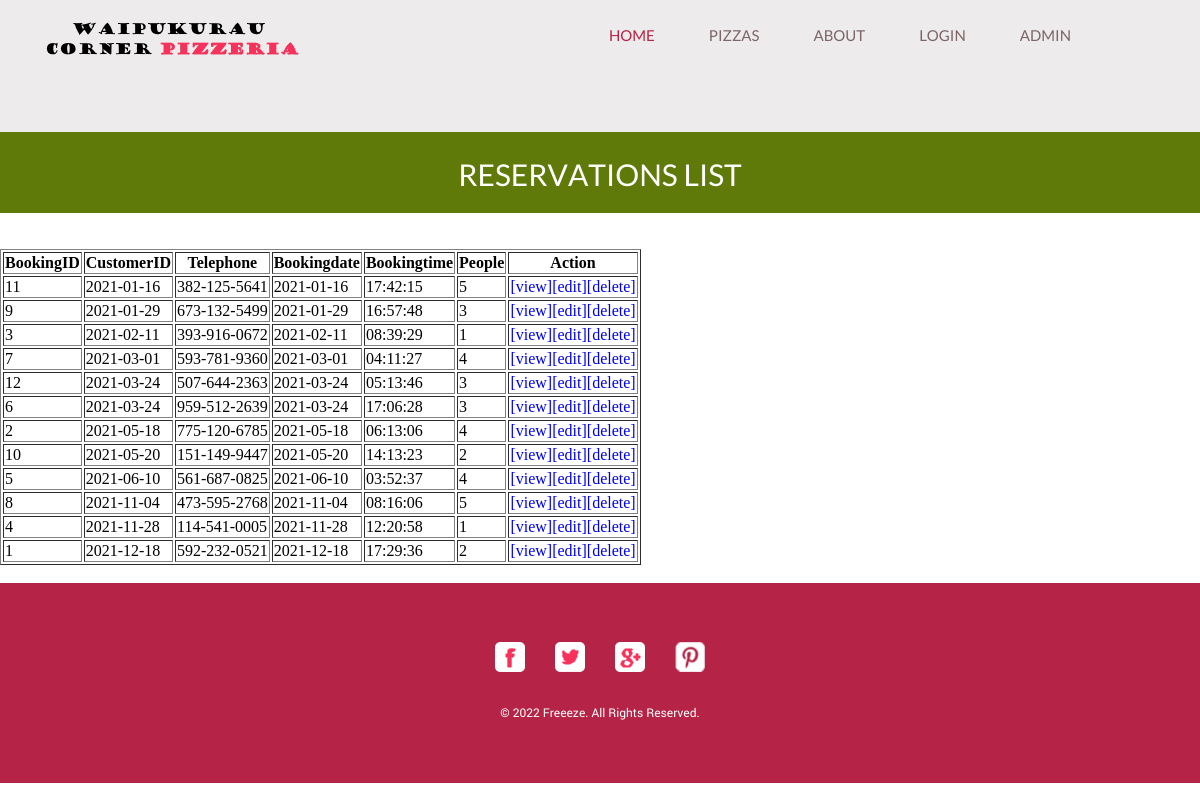
Page /listbooking.php (signed in) on the committed database.
### tables this page shows
CREATE TABLE IF NOT EXISTS booking (
  bookingID int unsigned NOT NULL auto_increment,
  customerID int unsigned NOT NULL,
  telephone varchar(14) NOT NULL,
  bookingdate date,
  bookingtime time,
  people int default 1,
  PRIMARY KEY (bookingID)
) AUTO_INCREMENT=1;

### listbooking.php (the view, shortened to what this page needs)
<?php
include "header.php";
include "menu.php";
$DBC = mysqli_connect(DBHOST, DBUSER, DBPASSWORD, DBDATABASE);
$query = 'SELECT bookingID,customerID,telephone,bookingdate,bookingtime,people FROM booking ORDER BY bookingdate';
$result = mysqli_query($DBC, $query);
$rowcount = mysqli_num_rows($result);
?>
<div id="body">
    <div class="header">
        <div>
            <h1>Reservations List</h1>
        </div>
    </div>
</div>
<br><br>
<table border="1">
    <thead>
        <tr>
            <th>BookingID</th>
            <th>CustomerID</th>
            <th>Telephone</th>
            <th>Bookingdate</th>
            <th>Bookingtime</th>
            <th>People</th>
            <th>Action</th>
        </tr>
    </thead>
    <?php
    if ($rowcount > 0) {
        while ($row = mysqli_fetch_assoc($result)) {
            $id = $row['bookingID'];
            $phone = $row['telephone'];
            $bdate = $row['bookingdate'];
            $btime = $row['bookingtime'];
            $peepz = $row['people'];
            echo '<tr><td>' . $id . '</td><td>' . $bdate . '</td><td>' . $phone . '</td><td>' . $bdate . '</td><td>' . $btime . '</td><td>' . $peepz . '</td>';
            echo     '<td><a href="viewbooking.php?id=' . $id . '">[view]</a>';
            echo         '<a href="editbooking.php?id=' . $id . '">[edit]</a>';
            echo         '<a href="deletebooking.php?id=' . $id . '">[delete]</a></td>';
            echo '</tr>' . PHP_EOL;
        }
    } else echo "<h2>No reservations found!</h2>";
    echo "</table><br>";
    ?>
    <?php
    include "footer.php";
    ?>

### header.php (shortened to what this page needs)
<!doctype html>
<html>
<head>
	<link rel="stylesheet" href="css/style.css" type="text/css">
	<link rel="stylesheet" type="text/css" href="css/mobile.css">
</head>
<body>
<div id="page">

### menu.php (shortened to what this page needs)
<div id="header">
	<div>
		<a href="index.php" class="logo"><img src="images/logo.png" alt=""></a>
		<ul id="navigation">
			<li class="menu selected">
				<a href="index.php">Home</a>
			</li>
			<li class="menu">
				<a href="">Pizzas</a>
			</li>
			<li class="menu">
				<a href="">About</a>
			</li>
			<li class="menu">
				<a href="">Login</a>
			</li>
			<li class="menu">
				<a href="">Admin</a>
			</li>
		</ul>
	</div>
</div>

### footer.php (shortened to what this page needs)
		</div>
        <div id="footer">
			<div>
				<div class="connect">
					<a href="http://freewebsitetemplates.com/go/facebook/" class="facebook">facebook</a>
					<a href="http://freewebsitetemplates.com/go/twitter/" class="twitter">twitter</a>
					<a href="http://freewebsitetemplates.com/go/googleplus/" class="googleplus">googleplus</a>
					<a href="http://pinterest.com/fwtemplates/" class="pinterest">pinterest</a>
				</div>
				<p>&copy; 2022 Freeeze. All Rights Reserved.</p>
			</div>
		</div>
</body>
</html>

### css/style.css (style rules this page uses)
body { margin: 0; padding: 0; position: relative; width: auto; }
body #page { margin: 0; overflow: hidden; padding: 0; width: auto; }
a { text-decoration: none; outline: none; }
img { border: none; }
#header { background-color: #eeebec; margin: 0; padding: 0; position: relative; width: 100%; }
#header div { margin: 0 auto; max-width: 1200px; overflow: hidden; padding: 10px 10px 50px; }
#header div a.logo { float: left; margin: 0 0 0 29px; padding: 0; width: auto; }
#header div a.logo img { display: block; margin: 0; padding: 0; width: auto; }
#header div ul { display: inline-block; float: right; list-style: none outside none; margin: 0 auto; padding: 17px 0 0; text-align: center; width: 700px; }
#header div ul li { display: inline-block; margin: 0 25px; padding: 0; position: relative; width: auto; }
#header div ul li a { color: #7a6666; font-family: lato-regular-webfont; font-size: 15px; font-weight: normal; line-height: 15px; margin: 0; padding: 0; text-align: center; text-transform: uppercase; }
#header div ul li.selected a, #header div ul li.selected a:hover { color: #B52446; }
#header div ul li.menu { min-height: 35px; z-index: 80; }
#body { margin: 0; overflow: hidden; padding: 0; position: relative; width: 100%; }
#body div.header { background-color: #5F7A08; margin: 0 auto; max-width: none; overflow: hidden; padding: 0; }
#body div.header div { margin: 0 auto; max-width: 960px; padding: 0; }
#body div.header div h1 { color: #FFFFFF; font-family: lato-regular-webfont; font-size: 30px; font-weight: normal; line-height: 30px; margin: 0; padding: 28px 0 23px; text-align: center; text-transform: uppercase; }
#body div { margin: 0 auto; max-width: 960px; padding: 7px 0 57px; }
#footer { background-color: #B52446; margin: 0; padding: 0; width: 100%; }
#footer div { margin: 0 auto; max-width: 960px; overflow: hidden; padding: 59px 0 13px; }
#footer div p { color: #FFFFFF; display: block; font-family: roboto-regular-webfont; font-size: 12px; font-weight: normal; line-height: 15px; margin: 0; padding: 33px 0 50px; text-align: center; text-transform: none }
#footer div .connect { display: block; height: 30px; margin: 0 auto; max-width: none; overflow: hidden; padding: 0; width: 240px; }
#footer div .connect a { background: url(../images/icons.png) no-repeat; display: block; float: left; height: 30px; margin: 0 15px; padding: 0; text-indent: -99999px; width: 30px; }
#footer div .connect a.facebook { background-position: 0 0; }
#footer div .connect a.googleplus { background-position: 0 -32px; }
#footer div .connect a.pinterest { background-position: 0 -64px; }
#footer div .connect a.twitter { background-position: 0 -96px; }

### rows in the picture
booking: bookingID "11", bookingdate "2021-01-16", telephone "382-125-5641", bookingtime "17:42:15", people "5"
booking: bookingID "9", bookingdate "2021-01-29", telephone "673-132-5499", bookingtime "16:57:48", people "3"
booking: bookingID "3", bookingdate "2021-02-11", telephone "393-916-0672", bookingtime "08:39:29", people "1"
booking: bookingID "7", bookingdate "2021-03-01", telephone "593-781-9360", bookingtime "04:11:27", people "4"
booking: bookingID "12", bookingdate "2021-03-24", telephone "507-644-2363", bookingtime "05:13:46", people "3"
booking: bookingID "6", bookingdate "2021-03-24", telephone "959-512-2639", bookingtime "17:06:28", people "3"
booking: bookingID "2", bookingdate "2021-05-18", telephone "775-120-6785", bookingtime "06:13:06", people "4"
booking: bookingID "10", bookingdate "2021-05-20", telephone "151-149-9447", bookingtime "14:13:23", people "2"
booking: bookingID "5", bookingdate "2021-06-10", telephone "561-687-0825", bookingtime "03:52:37", people "4"
booking: bookingID "8", bookingdate "2021-11-04", telephone "473-595-2768", bookingtime "08:16:06", people "5"
booking: bookingID "4", bookingdate "2021-11-28", telephone "114-541-0005", bookingtime "12:20:58", people "1"
booking: bookingID "1", bookingdate "2021-12-18", telephone "592-232-0521", bookingtime "17:29:36", people "2"
